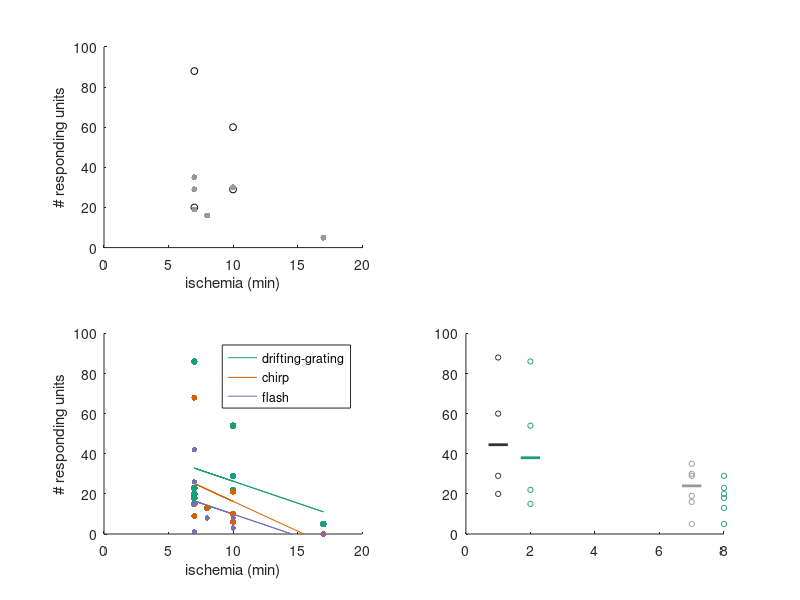

MATLAB code to generate this figure: (Note: this script raises an error after producing the figure.)
pathcode = 'C:\Users\katja\OneDrive - imec\HumRet\_scripts';
pathSave = 'C:\Users\katja\OneDrive - imec\HumanRetina\PlosOne\resubmission';

addpath(genpath(pathcode))
%%
patient_data = [7	1	18	nan	2	15 19;7	1	20	nan	4	15 29;...
17	1	5	0	0	0 5;7	0	15	9	0	1 20;...
10	0	22	21	9	8 29;10	0	54	10	1	3 60;...
7	0	86	68	11	42 88;7	1	23	15	0	26 35;...
8	1	13	13	10	8 16;10	1	29	6	0	3 30]; %ischemia, disease, dg, chrp, bar flash, total
%%
cols = [27,158,119;217,95,2;117,112,179]; cols = cols./255;
figure
subplot(2,2,1)
dis = find(patient_data(:,2)==1);
nodis = find(patient_data(:,2)==0);
scatter(patient_data(nodis,1),patient_data(nodis,7),25,'k');
hold on
scatter(patient_data(dis,1),patient_data(dis,7),20,[0.6 0.6 0.6],'filled');
axis([0 20 0 100])
xlabel('ischemia (min)')
ylabel('# responding units')

subplot(2,2,3)


P = polyfit(patient_data(:,1),patient_data(:,3),1);
yfit = P(1)*patient_data(:,1)+P(2);
hold on
plot(patient_data(:,1),yfit,'-','color',cols(1,:))

tmp = find(~isnan(patient_data(:,4)));
P = polyfit(patient_data(tmp,1),patient_data(tmp,4),1);
yfit = P(1)*patient_data(tmp,1)+P(2);
hold on
plot(patient_data(tmp,1),yfit,'-','color',cols(2,:))

P = polyfit(patient_data(:,1),patient_data(:,6),1);
yfit = P(1)*patient_data(:,1)+P(2);
hold on
plot(patient_data(:,1),yfit,'-','color',cols(3,:))

scatter(patient_data(:,1),patient_data(:,3),25,cols(1,:),'filled');
scatter(patient_data(:,1),patient_data(:,4),20,cols(2,:),'filled');
scatter(patient_data(:,1),patient_data(:,6),15,cols(3,:),'filled');
xlabel('ischemia (min)')
ylabel('# responding units')
axis([0 20 0 100])
legend({'drifting-grating','chirp','flash'})

subplot(2,2,4)
dis = find(patient_data(:,2)==1);
nodis = find(patient_data(:,2)==0);
data_dis = patient_data(dis,7);
data_nodis = patient_data(nodis,7);

scatter(repmat(1,1,length(data_nodis)),data_nodis,15,[0.2 0.2 0.2]);
% plotSpread(data_nodis,'distributionIdx',repmat(1,length(data_nodis),1),'distributionMarkers',{'.'},'distributionColors',{[0.2 0.2 0.2]})
 hold on
 p1 = plot([1-0.3 1+0.3],[median(data_nodis) median(data_nodis)],'-','color',[0.2 0.2 0.2],'linewidth',2)
scatter(repmat(7,1,length(data_dis)),data_dis,15,[0.6 0.6 0.6],'markerfacealpha',0.5);
%  plotSpread(data_dis,'distributionIdx',repmat(7,length(data_dis),1),'distributionMarkers',{'.'},'distributionColors',{[0.6 0.6 0.6]})
 hold on
 plot([7-0.3 7+0.3],[median(data_dis) median(data_dis)],'-','color',[0.6 0.6 0.6],'linewidth',2)

 data_dis = patient_data(dis,3);
data_nodis = patient_data(nodis,3);
scatter(repmat(2,1,length(data_nodis)),data_nodis,15,cols(1,:));
% plotSpread(data_nodis,'distributionIdx',repmat(1,length(data_nodis),1),'distributionMarkers',{'.'},'distributionColors',{[0.2 0.2 0.2]})
 hold on
 p1 = plot([2-0.3 2+0.3],[median(data_nodis) median(data_nodis)],'-','color',cols(1,:),'linewidth',2)
scatter(repmat(8,1,length(data_dis)),data_dis,15,[cols(1,:)],'markerfacealpha',0.5);
%  plotSpread(data_dis,'distributionIdx',repmat(7,length(data_dis),1),'distributionMarkers',{'.'},'distributionColors',{[0.6 0.6 0.6]})
 hold on
 plot([8-0.3 8+0.3],[median(data_dis) median(data_dis)],'-','color',[cols(1,:) 0.5],'linewidth',2)

 
 data_dis = patient_data(dis,4);
data_nodis = patient_data(nodis,4);
scatter(repmat(3,1,length(data_nodis)),data_nodis,15,cols(2,:));
% plotSpread(data_nodis,'distributionIdx',repmat(1,length(data_nodis),1),'distributionMarkers',{'.'},'distributionColors',{[0.2 0.2 0.2]})
 hold on
 p1 = plot([3-0.3 3+0.3],[median(data_nodis) median(data_nodis)],'-','color',cols(2,:),'linewidth',2)
scatter(repmat(9,1,length(data_dis)),data_dis,15,[cols(2,:)],'markerfacealpha',0.5);
%  plotSpread(data_dis,'distributionIdx',repmat(7,length(data_dis),1),'distributionMarkers',{'.'},'distributionColors',{[0.6 0.6 0.6]})
 hold on
 plot([9-0.3 9+0.3],[nanmedian(data_dis) nanmedian(data_dis)],'-','color',[cols(2,:) 0.5],'linewidth',2)

 
  data_dis = patient_data(dis,6);
data_nodis = patient_data(nodis,6);
scatter(repmat(4,1,length(data_nodis)),data_nodis,15,cols(3,:));
% plotSpread(data_nodis,'distributionIdx',repmat(1,length(data_nodis),1),'distributionMarkers',{'.'},'distributionColors',{[0.2 0.2 0.2]})
 hold on
 p1 = plot([4-0.3 4+0.3],[median(data_nodis) median(data_nodis)],'-','color',cols(3,:),'linewidth',2)
scatter(repmat(10,1,length(data_dis)),data_dis,15,[cols(3,:)],'markerfacealpha',0.5);
%  plotSpread(data_dis,'distributionIdx',repmat(7,length(data_dis),1),'distributionMarkers',{'.'},'distributionColors',{[0.6 0.6 0.6]})
 hold on
 plot([10-0.3 10+0.3],[median(data_dis) median(data_dis)],'-','color',[cols(3,:) 0.5],'linewidth',2)

 axis([0 11 0 100])
 set(gca,'xtick',[2.5 8.5],'xticklabel',{'healthy','with cond.'})
 ylabel('# responding units')
 
 legend([p1 p2 p3 p4],{'total','drifting-grating','chirp','flash'},'fontname','Arial','fontsize',7)
 
 
subplot(2,2,2)
dis = find(patient_data(:,2)==1);
nodis = find(patient_data(:,2)==0);
data_dis = patient_data(dis,1);
data_nodis = patient_data(nodis,1);

plotSpread(data_nodis,'distributionIdx',repmat(1,length(data_nodis),1),'distributionMarkers',{'.'},'distributionColors',{[0.2 0.2 0.2]})
 hold on
 p1 = plot([1-0.3 1+0.3],[median(data_nodis) median(data_nodis)],'-','color',[0.2 0.2 0.2],'linewidth',2)
plotSpread(data_dis,'distributionIdx',repmat(2,length(data_dis),1),'distributionMarkers',{'.'},'distributionColors',{[0.6 0.6 0.6]})
 hold on
 plot([2-0.3 2+0.3],[median(data_dis) median(data_dis)],'-','color',[0.6 0.6 0.6],'linewidth',2)
 axis([0 3 0 20])
 set(gca,'xtick',[1 2],'xticklabel',{'healthy','with cond.'})
 ylabel('ischemia (min)')

saveas(gcf,fullfile(pathSave,'data_per_donor.svg'))
